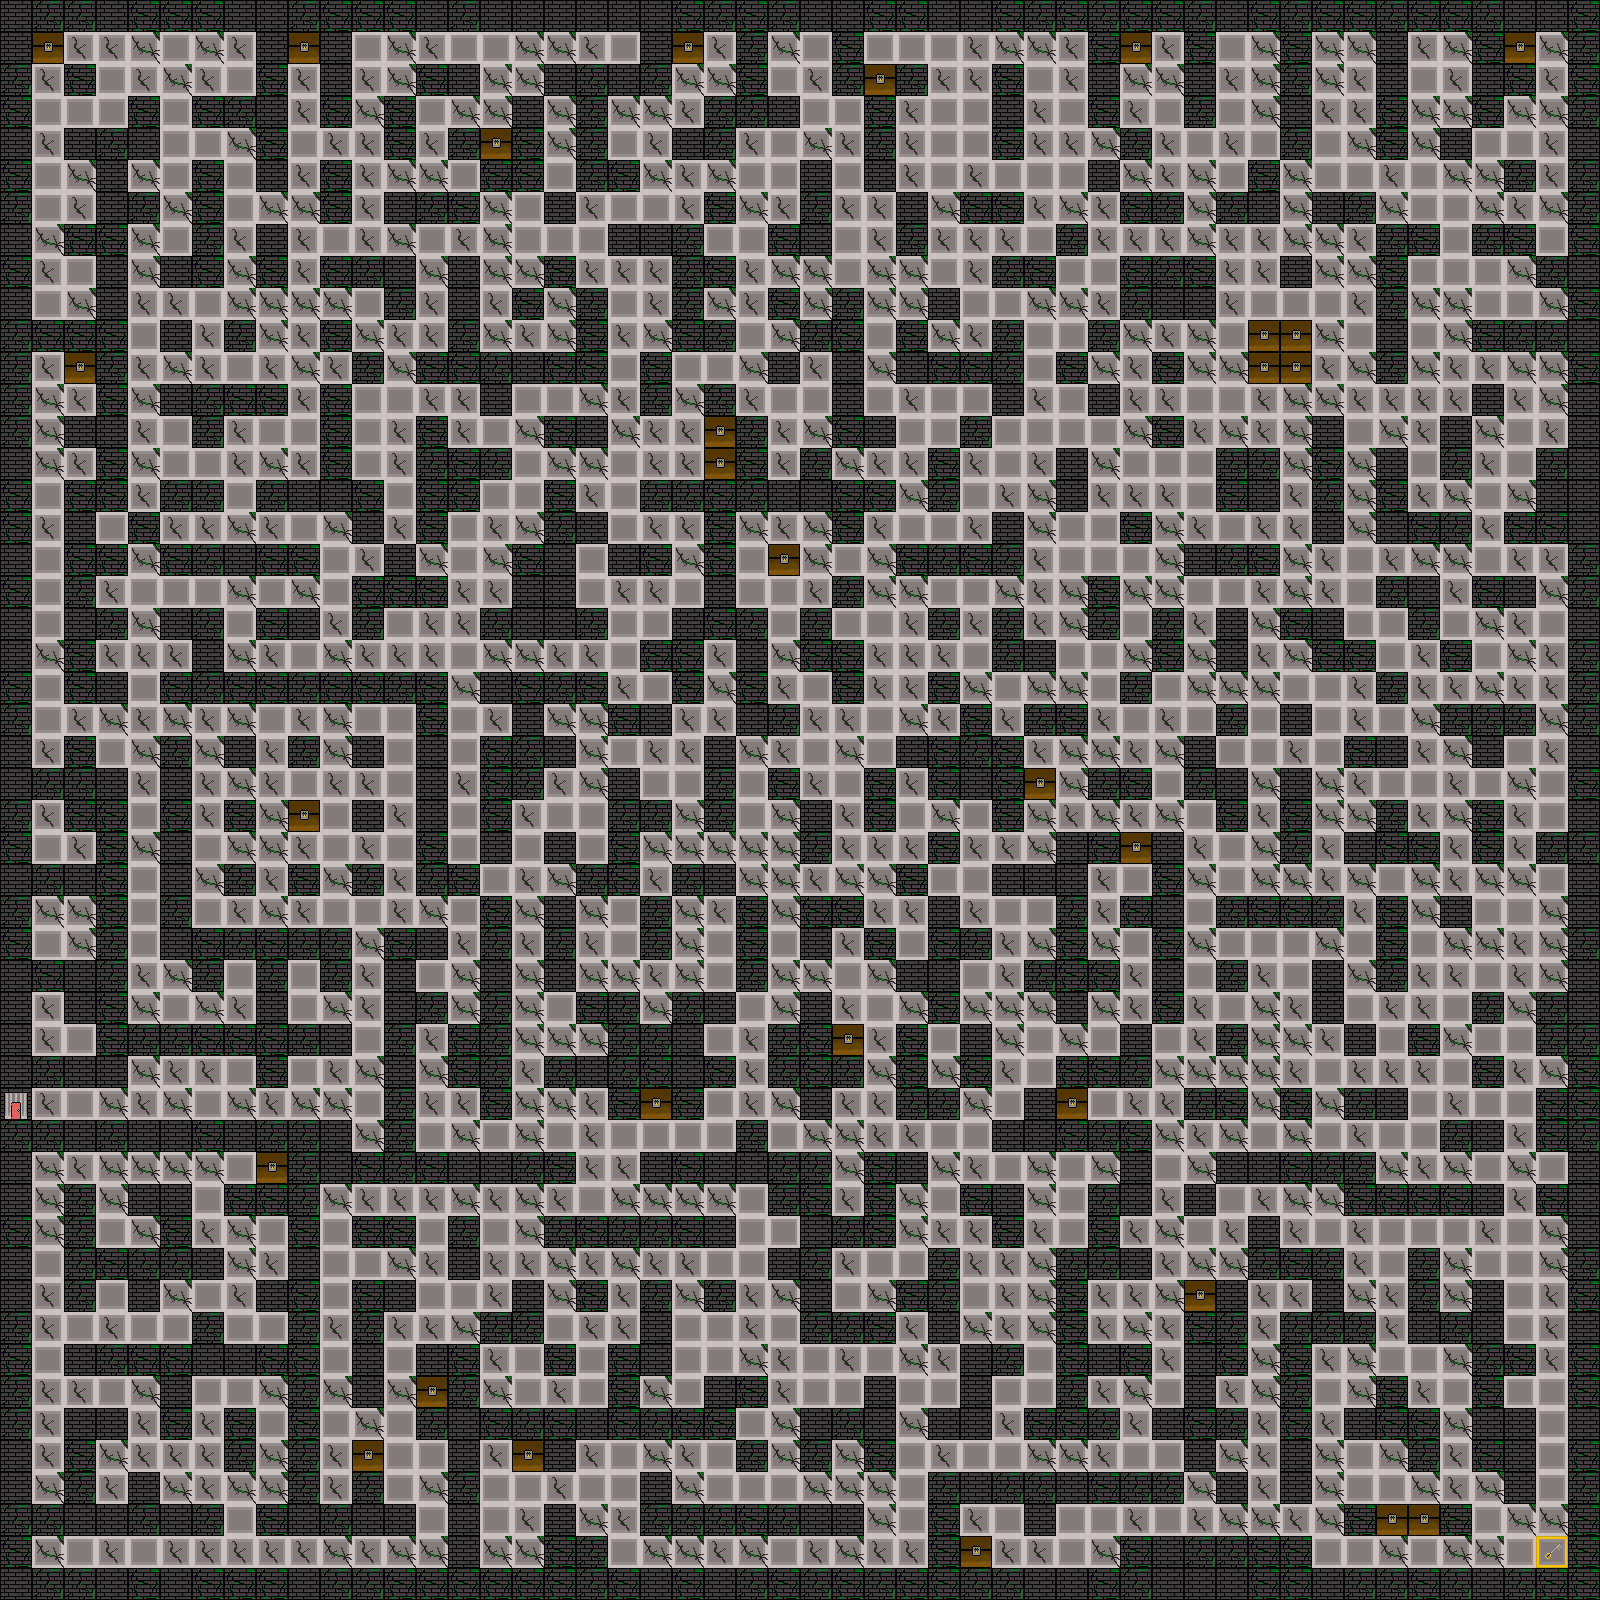

A 2D game scene composited from a Tiled map and its tileset images. What follows is a short description and the map's XML, with each tile layer's data collapsed to a summary:
An orthogonal 50x50 tile map with 32x32 px tiles, 1 tile layer (map) and 1087 objects (1055x collision, 29x chest, Player, end, key).

<map version="1.10" tiledversion="1.10.2" orientation="orthogonal" renderorder="right-down" width="50" height="50" tilewidth="32" tileheight="32" infinite="0" nextlayerid="3" nextobjectid="13">
 <tileset firstgid="1" source="Mur_et_shop.tsx" />
 <layer id="1" name="map" width="50" height="50">
  <data>[2500 cells, 2500 non-empty, 9 distinct tile ids]</data>
 </layer>
 <objectgroup id="2" name="Objects">
  <object id="3" name="Player" x="1" y="48">
   <point />
  </object>
  <object id="9" type="collision" x="0" y="0" width="32" height="32" />
  <object id="10" type="collision" x="32" y="0" width="32" height="32" />
  <object id="11" type="collision" x="64" y="0" width="32" height="32" />
  <object id="12" type="collision" x="96" y="0" width="32" height="32" />
  <object id="13" type="collision" x="128" y="0" width="32" height="32" />
  <object id="14" type="collision" x="160" y="0" width="32" height="32" />
  <object id="15" type="collision" x="192" y="0" width="32" height="32" />
  <object id="16" type="collision" x="224" y="0" width="32" height="32" />
  <object id="17" type="collision" x="256" y="0" width="32" height="32" />
  <object id="18" type="collision" x="288" y="0" width="32" height="32" />
  <object id="19" type="collision" x="320" y="0" width="32" height="32" />
  <object id="20" type="collision" x="352" y="0" width="32" height="32" />
  <object id="21" type="collision" x="384" y="0" width="32" height="32" />
  <object id="22" type="collision" x="416" y="0" width="32" height="32" />
  <object id="23" type="collision" x="448" y="0" width="32" height="32" />
  <object id="24" type="collision" x="480" y="0" width="32" height="32" />
  <object id="25" type="collision" x="512" y="0" width="32" height="32" />
  <object id="26" type="collision" x="544" y="0" width="32" height="32" />
  <object id="27" type="collision" x="576" y="0" width="32" height="32" />
  <object id="28" type="collision" x="608" y="0" width="32" height="32" />
  <object id="29" type="collision" x="640" y="0" width="32" height="32" />
  <object id="30" type="collision" x="672" y="0" width="32" height="32" />
  <object id="31" type="collision" x="704" y="0" width="32" height="32" />
  <object id="32" type="collision" x="736" y="0" width="32" height="32" />
  <object id="33" type="collision" x="768" y="0" width="32" height="32" />
  <object id="34" type="collision" x="800" y="0" width="32" height="32" />
  <object id="35" type="collision" x="832" y="0" width="32" height="32" />
  <object id="36" type="collision" x="864" y="0" width="32" height="32" />
  <object id="37" type="collision" x="896" y="0" width="32" height="32" />
  <object id="38" type="collision" x="928" y="0" width="32" height="32" />
  <object id="39" type="collision" x="960" y="0" width="32" height="32" />
  <object id="40" type="collision" x="992" y="0" width="32" height="32" />
  <object id="41" type="collision" x="1024" y="0" width="32" height="32" />
  <object id="42" type="collision" x="1056" y="0" width="32" height="32" />
  <object id="43" type="collision" x="1088" y="0" width="32" height="32" />
  <object id="44" type="collision" x="1120" y="0" width="32" height="32" />
  <object id="45" type="collision" x="1152" y="0" width="32" height="32" />
  <object id="46" type="collision" x="1184" y="0" width="32" height="32" />
  <object id="47" type="collision" x="1216" y="0" width="32" height="32" />
  <object id="48" type="collision" x="1248" y="0" width="32" height="32" />
  <object id="49" type="collision" x="1280" y="0" width="32" height="32" />
  <object id="50" type="collision" x="1312" y="0" width="32" height="32" />
  <object id="51" type="collision" x="1344" y="0" width="32" height="32" />
  <object id="52" type="collision" x="1376" y="0" width="32" height="32" />
  <object id="53" type="collision" x="1408" y="0" width="32" height="32" />
  <object id="54" type="collision" x="1440" y="0" width="32" height="32" />
  <object id="55" type="collision" x="1472" y="0" width="32" height="32" />
  <object id="56" type="collision" x="1504" y="0" width="32" height="32" />
  <object id="57" type="collision" x="1536" y="0" width="32" height="32" />
  <object id="58" type="collision" x="1568" y="0" width="32" height="32" />
  <object id="59" type="collision" x="0" y="32" width="32" height="32" />
  <object id="60" type="chest" x="32" y="32" width="32" height="32" />
  <object id="61" type="collision" x="256" y="32" width="32" height="32" />
  <object id="62" type="chest" x="288" y="32" width="32" height="32" />
  <object id="63" type="collision" x="320" y="32" width="32" height="32" />
  <object id="64" type="collision" x="640" y="32" width="32" height="32" />
  <object id="65" type="chest" x="672" y="32" width="32" height="32" />
  <object id="66" type="collision" x="736" y="32" width="32" height="32" />
  <object id="67" type="collision" x="832" y="32" width="32" height="32" />
  <object id="68" type="collision" x="1088" y="32" width="32" height="32" />
  <object id="69" type="chest" x="1120" y="32" width="32" height="32" />
  <object id="70" type="collision" x="1184" y="32" width="32" height="32" />
  <object id="71" type="collision" x="1280" y="32" width="32" height="32" />
  <object id="72" type="collision" x="1376" y="32" width="32" height="32" />
  <object id="73" type="collision" x="1472" y="32" width="32" height="32" />
  <object id="74" type="chest" x="1504" y="32" width="32" height="32" />
  <object id="75" type="collision" x="1568" y="32" width="32" height="32" />
  <object id="76" type="collision" x="0" y="64" width="32" height="32" />
  <object id="77" type="collision" x="64" y="64" width="32" height="32" />
  <object id="78" type="collision" x="256" y="64" width="32" height="32" />
  <object id="79" type="collision" x="320" y="64" width="32" height="32" />
  <object id="80" type="collision" x="416" y="64" width="32" height="32" />
  <object id="81" type="collision" x="448" y="64" width="32" height="32" />
  <object id="82" type="collision" x="544" y="64" width="32" height="32" />
  <object id="83" type="collision" x="576" y="64" width="32" height="32" />
  <object id="84" type="collision" x="608" y="64" width="32" height="32" />
  <object id="85" type="collision" x="640" y="64" width="32" height="32" />
  <object id="86" type="collision" x="736" y="64" width="32" height="32" />
  <object id="87" type="collision" x="832" y="64" width="32" height="32" />
  <object id="88" type="chest" x="864" y="64" width="32" height="32" />
  <object id="89" type="collision" x="896" y="64" width="32" height="32" />
  <object id="90" type="collision" x="992" y="64" width="32" height="32" />
  <object id="91" type="collision" x="1088" y="64" width="32" height="32" />
  <object id="92" type="collision" x="1184" y="64" width="32" height="32" />
  <object id="93" type="collision" x="1280" y="64" width="32" height="32" />
  <object id="94" type="collision" x="1376" y="64" width="32" height="32" />
  <object id="95" type="collision" x="1472" y="64" width="32" height="32" />
  <object id="96" type="collision" x="1504" y="64" width="32" height="32" />
  <object id="97" type="collision" x="1568" y="64" width="32" height="32" />
  <object id="98" type="collision" x="0" y="96" width="32" height="32" />
  <object id="99" type="collision" x="128" y="96" width="32" height="32" />
  <object id="100" type="collision" x="192" y="96" width="32" height="32" />
  <object id="101" type="collision" x="224" y="96" width="32" height="32" />
  <object id="102" type="collision" x="256" y="96" width="32" height="32" />
  <object id="103" type="collision" x="320" y="96" width="32" height="32" />
  <object id="104" type="collision" x="384" y="96" width="32" height="32" />
  <object id="105" type="collision" x="512" y="96" width="32" height="32" />
  <object id="106" type="collision" x="576" y="96" width="32" height="32" />
  </objectgroup>
</map>
<!-- 988 of 1087 objects omitted -->